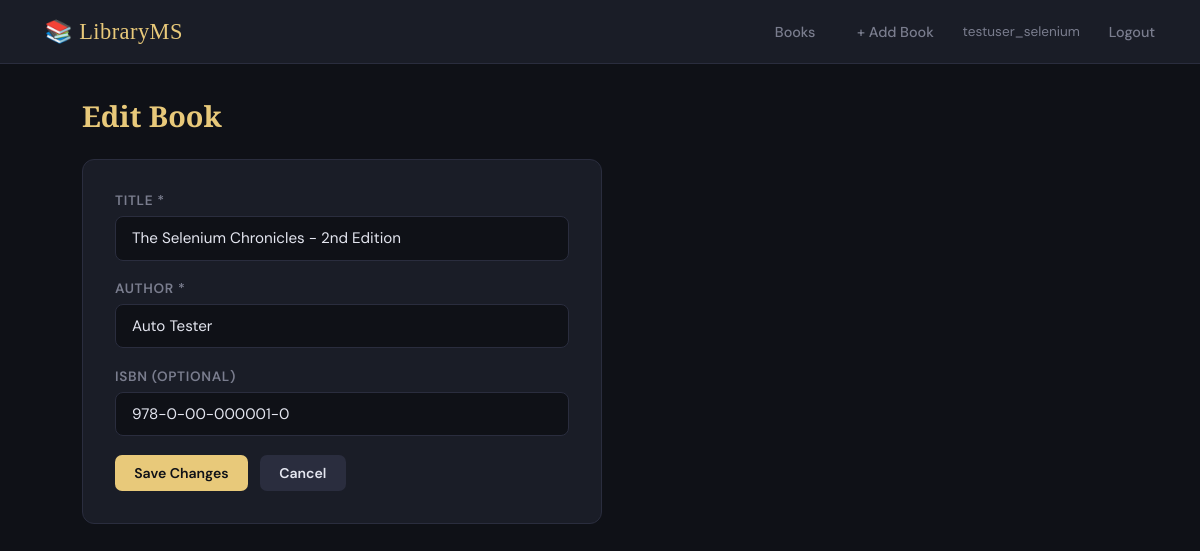
Page /books/edit/1 (signed in) on the committed database.
### models.py (models this page shows)
class Book(db.Model):
    __tablename__ = 'books'
    id = db.Column(db.Integer, primary_key=True)
    title = db.Column(db.String(200), nullable=False)
    author = db.Column(db.String(100), nullable=False)
    isbn = db.Column(db.String(20), nullable=True)
    available = db.Column(db.Boolean, default=True)
    created_at = db.Column(db.DateTime, default=datetime.utcnow)
    borrows = db.relationship('Borrow', backref='book', lazy=True)

### app.py (the view, shortened to what this page needs)
@app.route('/books/edit/<int:book_id>', methods=['GET', 'POST'])
@login_required
def edit_book(book_id):
    book = Book.query.get_or_404(book_id)
    return render_template('edit_book.html', book=book)

### app.py (called while the page is built)
def login_required(f):
    @wraps(f)
    def decorated(*args, **kwargs):
        if 'user_id' not in session:
            flash('Please login first.', 'warning')
            return redirect(url_for('login'))
        return f(*args, **kwargs)
    return decorated

### templates/edit_book.html (shortened to what this page needs)
{% extends "base.html" %}
{% block content %}
<div style="max-width:520px;">
    <h1>Edit Book</h1>
    <div class="card">
        <form method="POST" action="{{ url_for('edit_book', book_id=book.id) }}" id="edit-book-form">
            <div class="form-group">
                <label for="title">Title *</label>
                <input type="text" id="title" name="title" class="form-control" value="{{ book.title }}" required>
            </div>
            <div class="form-group">
                <label for="author">Author *</label>
                <input type="text" id="author" name="author" class="form-control" value="{{ book.author }}" required>
            </div>
            <div class="form-group">
                <label for="isbn">ISBN (optional)</label>
                <input type="text" id="isbn" name="isbn" class="form-control" value="{{ book.isbn or '' }}">
            </div>
            <div style="display:flex;gap:0.75rem;margin-top:0.5rem;">
                <button type="submit" class="btn btn-primary" id="submit-edit-book">Save Changes</button>
                <a href="{{ url_for('books') }}" class="btn btn-secondary">Cancel</a>
            </div>
        </form>
    </div>
</div>
{% endblock %}

### templates/base.html (style rules this page uses)
*, *::before, *::after { box-sizing: border-box; margin: 0; padding: 0; }
:root { --bg: #0f1117; --surface: #1a1d27; --border: #2a2d3e; --accent: #e8c97a; --accent2: #7a9ee8; --text: #e4e6f0; --muted: #7a7d8e; --danger: #e87a7a; --success: #7ae8a0; --warning: #e8c97a; }
body { font-family: 'DM Sans', sans-serif; background: var(--bg); color: var(--text); min-height: 100vh; }
.btn { display: inline-block; padding: 0.55rem 1.2rem; border-radius: 7px; border: none; font-family: 'DM Sans', sans-serif; font-size: 0.88rem; font-weight: 600; cursor: pointer; text-decoration: none; transition: all 0.2s; }
.btn-primary { background: var(--accent); color: #0f1117; }
.btn-secondary { background: var(--border); color: var(--text); }
.card { background: var(--surface); border: 1px solid var(--border); border-radius: 12px; padding: 2rem; }
.form-group { margin-bottom: 1.2rem; }
.form-group label { display: block; margin-bottom: 0.45rem; font-size: 0.85rem; font-weight: 600; color: var(--muted); text-transform: uppercase; letter-spacing: 0.05em; }
.form-control { width: 100%; padding: 0.7rem 1rem; background: var(--bg); border: 1px solid var(--border); border-radius: 8px; color: var(--text); font-family: 'DM Sans', sans-serif; font-size: 0.95rem; transition: border-color 0.2s; }
h1 { font-family: 'Playfair Display', serif; font-size: 1.8rem; color: var(--accent); margin-bottom: 1.5rem; }

### rows in the picture
Book: title "The Selenium Chronicles - 2nd Edition", author "Auto Tester", isbn "978-0-00-000001-0"

### other values in the picture
{{ session.get('username') }} "testuser_selenium"
